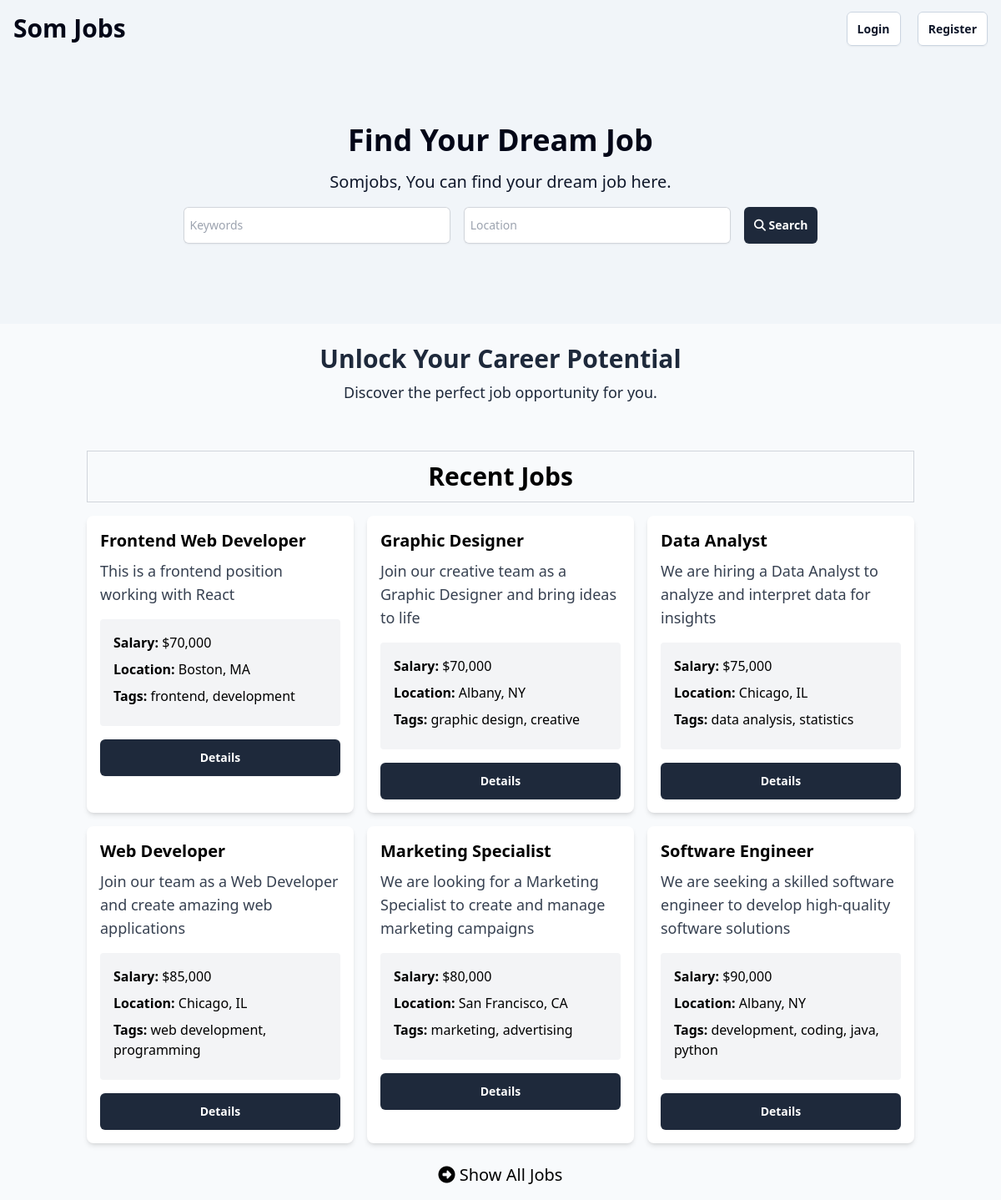
Before: / with the older database file.
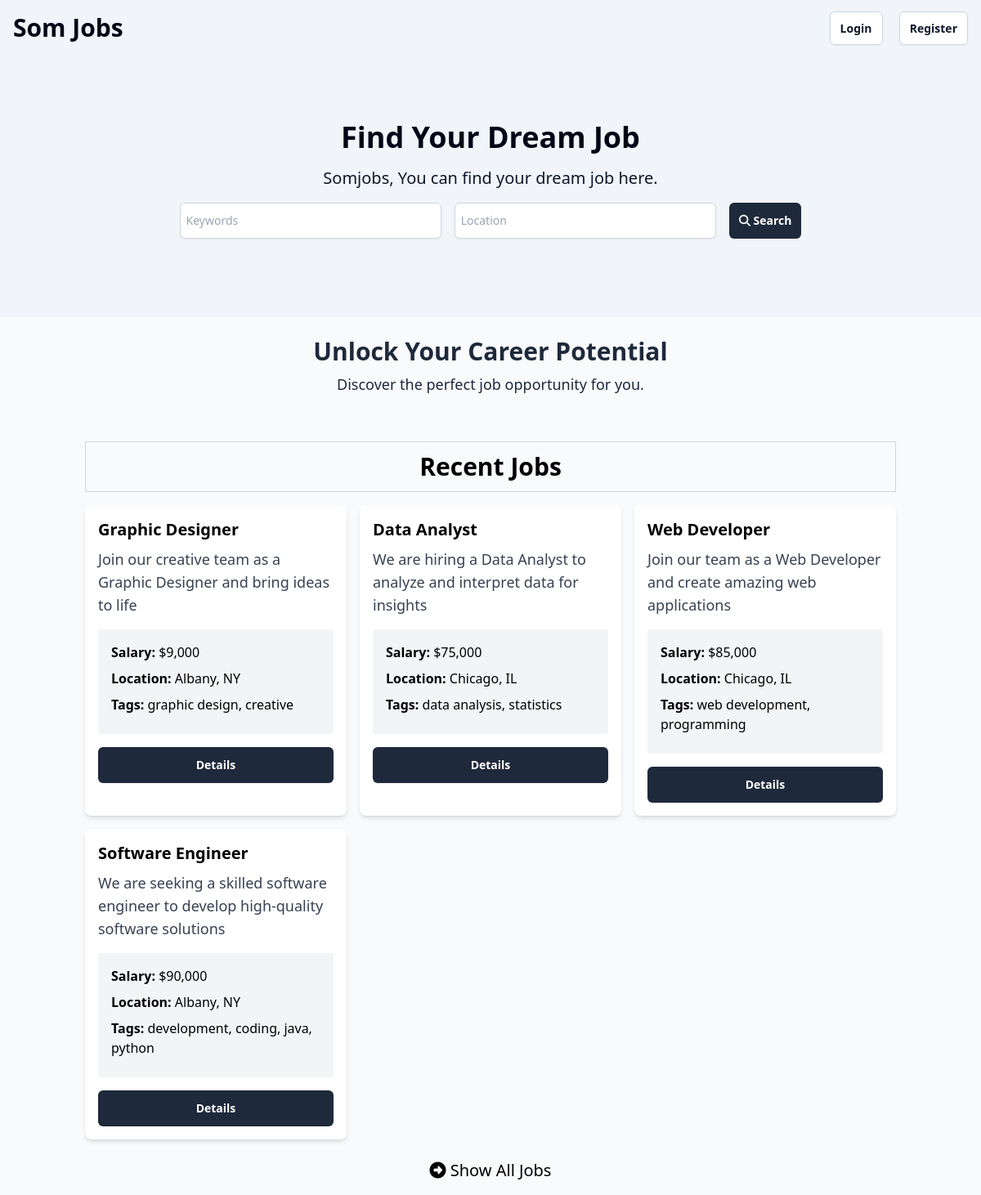
After: the same page with the newer database file.
### tables this page shows
CREATE TABLE `listings` (
  `id` int NOT NULL AUTO_INCREMENT,
  `user_id` int NOT NULL,
  `title` varchar(255) NOT NULL,
  `description` longtext,
  `salary` varchar(45) DEFAULT NULL,
  `tags` varchar(255) DEFAULT NULL,
  `company` varchar(45) DEFAULT NULL,
  `address` varchar(255) DEFAULT NULL,
  `city` varchar(45) DEFAULT NULL,
  `state` varchar(45) DEFAULT NULL,
  `phone` varchar(45) DEFAULT NULL,
  `email` varchar(45) DEFAULT NULL,
  `requirements` longtext,
  `benefits` longtext,
  `created_at` timestamp NULL DEFAULT CURRENT_TIMESTAMP,
  `status` varchar(255) NOT NULL DEFAULT 'active',
  `expireDate` timestamp NULL DEFAULT CURRENT_TIMESTAMP,
  PRIMARY KEY (`id`),
  KEY `fk_listings_users_idx` (`user_id`),
  CONSTRAINT `fk_listings_users` FOREIGN KEY (`user_id`) REFERENCES `users` (`id`) ON DELETE CASCADE ON UPDATE CASCADE
);

### App/controllers/HomeController.php (called while the page is built, shortened)
<?php
class HomeController
{
  protected $db;
  public function __construct()
  {
    $config = require basePath('config/db.php');
    $this->db = new Database($config);
  }
  public function index()
  {
    $listings = $this->db->query('SELECT * FROM listings ORDER BY created_at DESC LIMIT 6')->fetchAll();
    loadView('home', [
      'listings' => $listings
    ]);
  }
}

### public/index.php (called while the page is built, shortened)
<?php
require '../helpers.php';
$router = new Router();
$uri = parse_url($_SERVER['REQUEST_URI'], PHP_URL_PATH);
$router->route($uri);

### Framework/Session.php (called while the page is built, shortened)
<?php
class Session
{
  public static function has($key)
  {
    return isset($_SESSION[$key]);
  }
}

### config/db.php (called while the page is built)
<?php
return [
  'host' => '127.0.0.1',
  'port' => 3306,
  'dbname' => 'somjobs',
  'username' => 'root',
  'password' => ''
];

### Framework/Database.php (called while the page is built, shortened)
<?php
class Database
{
  public $conn;
  public function __construct($config)
  {
    $dsn = "mysql:host={$config['host']};port={$config['port']};dbname={$config['dbname']}";
    $options = [
      PDO::ATTR_ERRMODE => PDO::ERRMODE_EXCEPTION,
      PDO::ATTR_DEFAULT_FETCH_MODE => PDO::FETCH_OBJ
    ];
    try {
      $this->conn = new PDO($dsn, $config['username'], $config['password'], $options);
    } catch (PDOException $e) {
      throw new Exception("Database connection failed: {$e->getMessage()}");
    }
  }
  public function query($query, $params = [])
  {
    try {
      $sth = $this->conn->prepare($query);
      $sth->execute();
      return $sth;
    } catch (PDOException $e) {
      throw new Exception("Query failed to execute: {$e->getMessage()}");
    }
  }
}

### App/views/home.view.php (the view)
<?= loadPartial('head') ?>
<?= loadPartial('navbar') ?>
<?= loadPartial('showcase-search') ?>
<?= loadPartial('top-banner') ?>
<section>
  <div class="container mx-auto p-4 mt-4">
    <div class="text-center text-3xl mb-4 font-bold border border-gray-300 p-3">Recent Jobs</div>
    <div class="grid grid-cols-1 md:grid-cols-3 gap-4 mb-6">
      <?php foreach ($listings as $listing) : ?>
        <div class="rounded-lg shadow-md bg-white">
          <div class="p-4">
            <h2 class="text-xl font-semibold"><?= $listing->title ?></h2>
            <p class="text-gray-700 text-lg mt-2">
              <?= $listing->description ?>
            </p>
            <ul class="my-4 bg-gray-100 p-4 rounded">
              <li class="mb-2"><strong>Salary:</strong> <?= formatSalary($listing->salary) ?></li>
              <li class="mb-2">
                <strong>Location:</strong> <?= $listing->city ?>, <?= $listing->state ?>
              </li>
              <?php if (!empty($listing->tags)) : ?>
                <li class="mb-2">
                  <strong>Tags:</strong> <?= $listing->tags ?>
                </li>
              <?php endif; ?>
            </ul>
            <a href="/listings/<?= $listing->id ?>" class="btn-contained">
              Details
            </a>
          </div>
        </div>
      <?php endforeach; ?>
    </div>
    <a href="/listings" class="block text-xl text-center">
      <i class="fa fa-arrow-alt-circle-right"></i>
      Show All Jobs
    </a>
</section>
<?= loadPartial('footer') ?>

### Framework/Router.php (shortened to what this page needs)
<?php
class Router
{
  protected $routes = [];
  public function registerRoute($method, $uri, $action, $middleware = [])
  {
    list($controller, $controllerMethod) = explode('@', $action);
    $this->routes[] = [
      'method' => $method,
      'uri' => $uri,
      'controller' => $controller,
      'controllerMethod' => $controllerMethod,
      'middleware' => $middleware
    ];
  }
  public function route($uri)
  {
    $requestMethod = $_SERVER['REQUEST_METHOD'];
    foreach ($this->routes as $route) {
      $uriSegments = explode('/', trim($uri, '/'));
      $routeSegments = explode('/', trim($route['uri'], '/'));
      if (count($uriSegments) === count($routeSegments) && strtoupper($route['method'] === $requestMethod)) {
        $params = [];
        $match = true;
        if ($match) {
          $controllerMethod = $route['controllerMethod'];
          $controllerInstance = new $controller();
          $controllerInstance->$controllerMethod($params);
          return;
        }
      }
    }
  }
}

### helpers.php (shortened to what this page needs)
<?php
function basePath($path = '')
{
  return __DIR__ . '/' . $path;
}
function loadView($name, $data = [])
{
  $viewPath = basePath("App/views/{$name}.view.php");
  if (file_exists($viewPath)) {
    extract($data);
    require $viewPath;
  } else {
    echo "View '{$name} not found!'";
  }
}
function loadPartial($name, $data = [])
{
  $partialPath = basePath("App/views/partials/{$name}.php");
  if (file_exists($partialPath)) {
    extract($data);
    require $partialPath;
  } else {
    echo "Partial '{$name} not found!'";
  }
}
function formatSalary($salary)
{
  return '$' . number_format(floatval($salary));
}

### App/views/partials/head.php (shortened to what this page needs)
<!DOCTYPE html>
<html lang="en">
<head>
  <link rel="stylesheet" href="https://cdnjs.cloudflare.com/ajax/libs/font-awesome/6.4.2/css/all.min.css" />
  <script src="https://cdn.tailwindcss.com?plugins=forms,typography,aspect-ratio,line-clamp"></script>
  <link rel="stylesheet" href="/css/style.css" />
</head>
<body class="bg-slate-50">

### App/views/partials/navbar.php (shortened to what this page needs)
<header class="bg-slate-100 text-slate-950 p-4 z-50">
  <div class="max-w-screen-xl mx-auto flex justify-between items-center">
    <h1 class="text-3xl font-bold">
      <a href="/">Som Jobs</a>
    </h1>
    <nav class="space-x-4">
      <?php if (Session::has('user')) : ?>
        <div class="flex justify-between items-center gap-4">
         <?php if (Session::get('user')['role'] === 'admin') : ?>
          <div class="space-x-2"> <a href="/" class="btn-outlined"><i class="fa fa-home"></i> Home</a>
          </div>
            <div class="space-x-2"> <a href="/dashboard" class="btn-outlined"><i class="fa fa-dashboard"></i> Dashboard</a>
          </div>
          <?php endif; ?>
          <form method="POST" action="/auth/logout">
            <button type="submit" class="md:w-auto w-full rounded-md bg-red-500 px-3 py-1.5 text-sm font-semibold leading-6 shadow-sm hover:bg-red-600 text-white focus-visible:outline focus-visible:outline-2 focus-visible:outline-offset-2 focus-visible:outline-slate-600">Logout</button>
          </form>
        </div>
      <?php else : ?>
        <a href="/auth/login" class="btn-outlined">Login</a>
        <a href="/auth/register" class="btn-outlined">Register</a>
      <?php endif; ?>
    </nav>
  </div>
</header>

### App/views/partials/showcase-search.php
<section class="bg-slate-100 py-20 relative flex items-center">
  <div class="container mx-auto text-center z-10">
    <h2 class="text-4xl text-slate-950 font-bold mb-4">Find Your Dream Job</h2>
    <p class="text-xl text-slate-900 mb-4">
      Somjobs, You can find your dream job here.
    </p>
    <form method="GET" action="/listings/search" class="mb-4 block mx-5 md:mx-auto space-x-3">
      <input type="text" name="keywords" placeholder="Keywords" class="inline py-2.5 w-full md:w-[20rem] textfield" />
 <input type="text" name="location" placeholder="Location" class="inline py-2.5 w-full md:w-[20rem] textfield" />
      <button class="md:w-auto w-full rounded-md bg-slate-800 px-3 py-2.5 text-sm font-semibold leading-6 text-white shadow-sm hover:bg-slate-900 focus-visible:outline focus-visible:outline-2 focus-visible:outline-offset-2 focus-visible:outline-slate-600">
        <i class="fa fa-search"></i> Search
      </button>
    </form>
  </div>
</section>

### App/views/partials/top-banner.php
<section class="text-slate-800 py-6 text-center">
  <div class="container mx-auto">
    <h2 class="text-3xl font-semibold">Unlock Your Career Potential</h2>
    <p class="text-lg mt-2">
      Discover the perfect job opportunity for you.
    </p>
  </div>
</section>

### App/views/partials/footer.php
</body>
</html>

Changed rows visible on the page:
removed listings: title "Frontend Web Developer", description "This is a frontend position working with React", salary "$70,000", city "Boston", state "MA", tags "frontend, development"
removed listings: title "Marketing Specialist", description "We are looking for a Marketing Specialist to create and manage marketing campaigns", salary "$80,000", city "San Francisco", state "CA", tags "marketing, advertising"
changed listings "Graphic Designer": salary "$70,000" → "$9,000"
